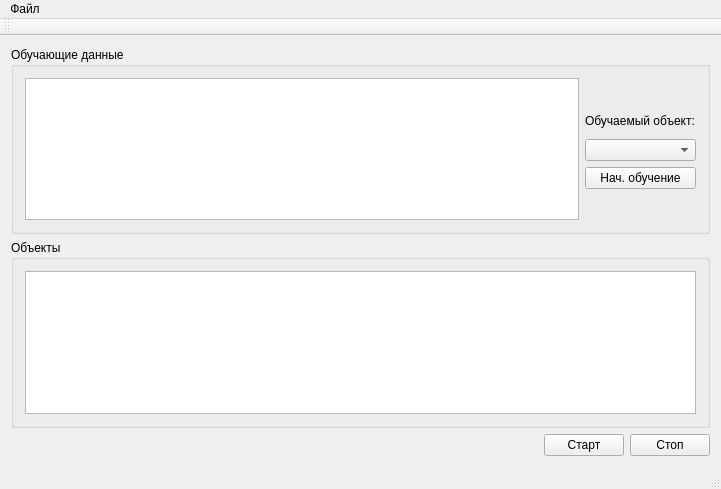
<?xml version="1.0" encoding="UTF-8"?>
<ui version="4.0">
 <class>MainWindow</class>
 <widget class="QMainWindow" name="MainWindow">
  <property name="geometry">
   <rect>
    <x>0</x>
    <y>0</y>
    <width>721</width>
    <height>489</height>
   </rect>
  </property>
  <property name="windowTitle">
   <string>MainWindow</string>
  </property>
  <widget class="QWidget" name="centralWidget">
   <layout class="QGridLayout" name="gridLayout">
    <item row="2" column="0">
     <layout class="QHBoxLayout" name="horizontalLayout">
      <item>
       <spacer name="horizontalSpacer">
        <property name="orientation">
         <enum>Qt::Horizontal</enum>
        </property>
        <property name="sizeHint" stdset="0">
         <size>
          <width>40</width>
          <height>20</height>
         </size>
        </property>
       </spacer>
      </item>
      <item>
       <widget class="QPushButton" name="buttonStart">
        <property name="text">
         <string>Старт</string>
        </property>
       </widget>
      </item>
      <item>
       <widget class="QPushButton" name="buttonStop">
        <property name="text">
         <string>Стоп</string>
        </property>
       </widget>
      </item>
     </layout>
    </item>
    <item row="0" column="0">
     <widget class="QGroupBox" name="groupBox">
      <property name="title">
       <string>Обучающие данные</string>
      </property>
      <layout class="QGridLayout" name="gridLayout_2">
       <item row="3" column="1">
        <widget class="QPushButton" name="buttonStLearn">
         <property name="text">
          <string>Нач. обучение</string>
         </property>
        </widget>
       </item>
       <item row="2" column="1">
        <widget class="QComboBox" name="comboObj">
         <property name="sizePolicy">
          <sizepolicy hsizetype="Preferred" vsizetype="Fixed">
           <horstretch>2</horstretch>
           <verstretch>1</verstretch>
          </sizepolicy>
         </property>
        </widget>
       </item>
       <item row="0" column="0" rowspan="5">
        <widget class="QTableView" name="tableLeardData">
         <property name="sizePolicy">
          <sizepolicy hsizetype="Expanding" vsizetype="Expanding">
           <horstretch>10</horstretch>
           <verstretch>1</verstretch>
          </sizepolicy>
         </property>
        </widget>
       </item>
       <item row="1" column="1">
        <widget class="QLabel" name="label">
         <property name="text">
          <string>Обучаемый объект:</string>
         </property>
        </widget>
       </item>
      </layout>
     </widget>
    </item>
    <item row="1" column="0">
     <widget class="QGroupBox" name="groupBox_2">
      <property name="title">
       <string>Объекты</string>
      </property>
      <layout class="QVBoxLayout" name="verticalLayout_3">
       <item>
        <widget class="QTableWidget" name="tableObj"/>
       </item>
      </layout>
     </widget>
    </item>
   </layout>
  </widget>
  <widget class="QMenuBar" name="menuBar">
   <property name="geometry">
    <rect>
     <x>0</x>
     <y>0</y>
     <width>721</width>
     <height>20</height>
    </rect>
   </property>
   <widget class="QMenu" name="menu">
    <property name="title">
     <string>Файл</string>
    </property>
    <addaction name="addData"/>
    <addaction name="addObj"/>
   </widget>
   <addaction name="menu"/>
  </widget>
  <widget class="QToolBar" name="mainToolBar">
   <attribute name="toolBarArea">
    <enum>TopToolBarArea</enum>
   </attribute>
   <attribute name="toolBarBreak">
    <bool>false</bool>
   </attribute>
  </widget>
  <widget class="QStatusBar" name="statusBar"/>
  <action name="addData">
   <property name="checkable">
    <bool>false</bool>
   </property>
   <property name="text">
    <string>Добавить данные</string>
   </property>
  </action>
  <action name="addObj">
   <property name="checkable">
    <bool>true</bool>
   </property>
   <property name="text">
    <string>Добавить объект</string>
   </property>
  </action>
 </widget>
 <layoutdefault spacing="6" margin="11"/>
 <resources/>
 <connections/>
</ui>
